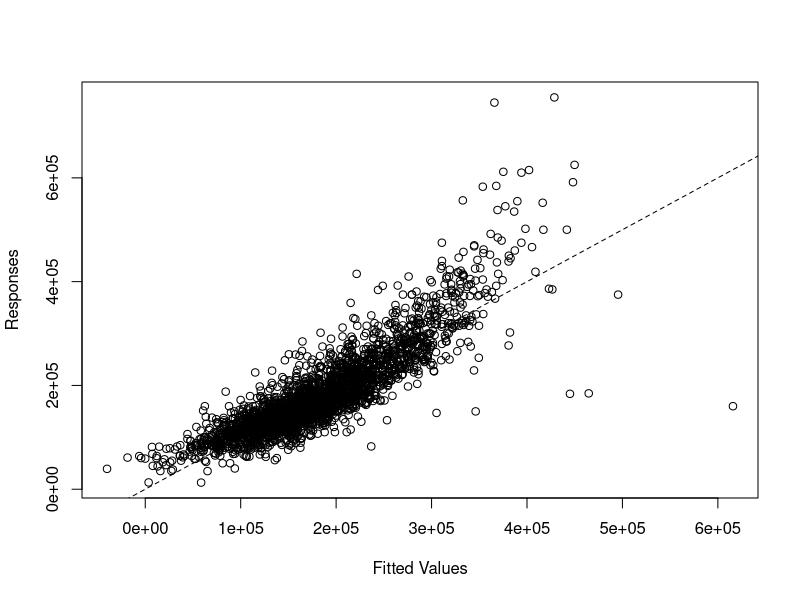
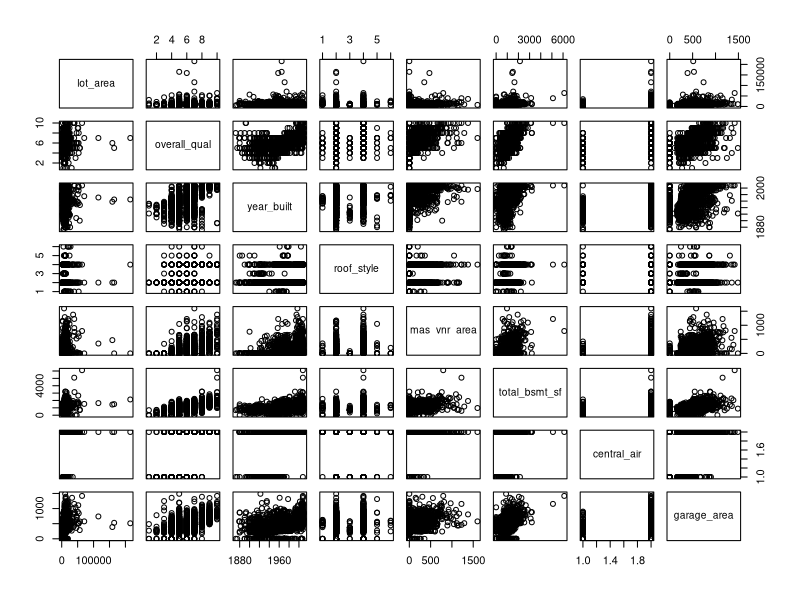
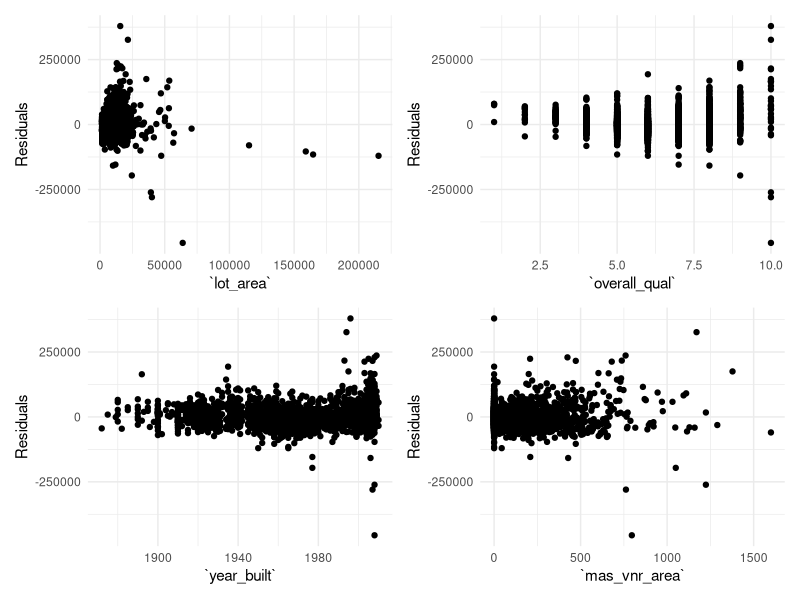
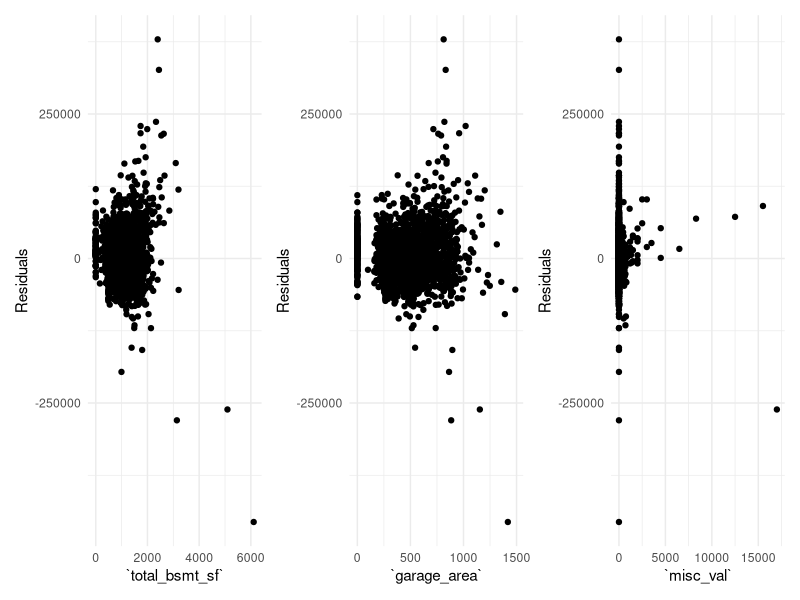
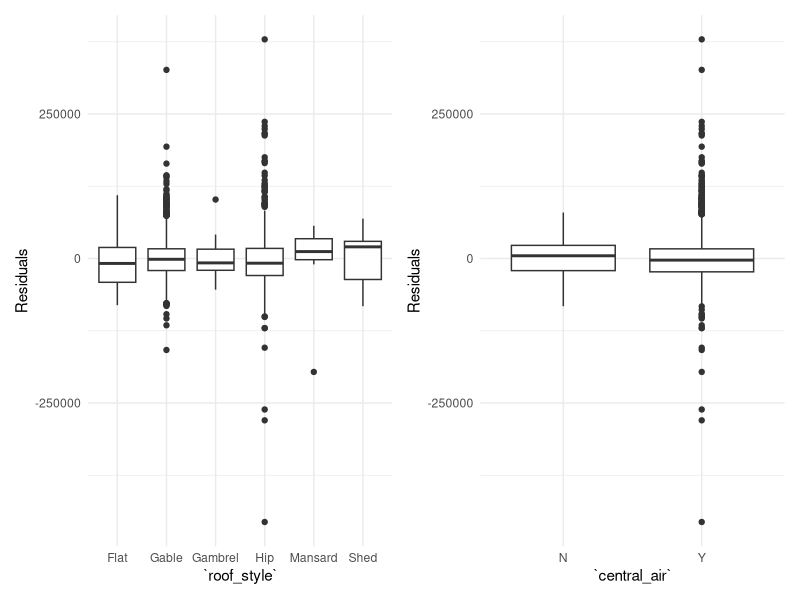
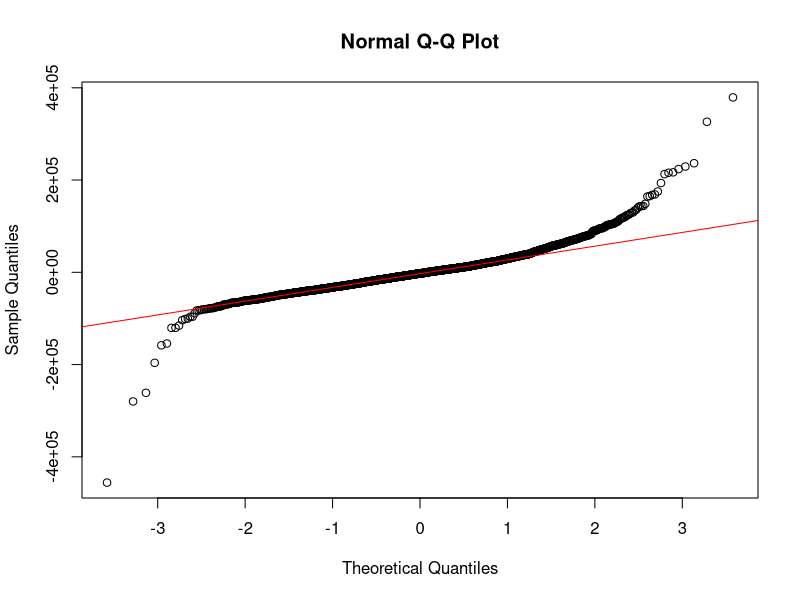

Generate these figures, in order, with R:
## ---- chunk 1
#| include: false
#| warning: false
#| message: false

library(tidyverse)
library(knitr)
library(patchwork)
library(car)
library(leaps)
library(MASS)
## ---- chunk 2
#| include: false
#| warning: false
#| message: false

# Read Data
data <- read_csv(here::here("data", "cleaned_data.csv"))
## ---- chunk 3
#| include: false
#| warning: false
#| message: false

# Fit Model 1
model1 <- lm(sale_price ~
               lot_area + overall_qual + year_built + roof_style +
               mas_vnr_area + total_bsmt_sf + central_air + garage_area +
               misc_val, data = data)

# Take out Fitted Values and Residuals
fit1 <- fitted(model1)
res1 <- resid(model1)
## ---- chunk 4
#| include: false
#| warning: false
#| message: false

# Remove Categorical Predictors
box_cox_data <- data |>
  dplyr::select(-roof_style, -central_air, -mas_vnr_area, -misc_val) |>
  filter_all(all_vars(. != 0))

# Get Suitable Powers
summary(powerTransform(cbind(box_cox_data[, 1:6])))

# Do Box-Cox Transformation
new_data <- data |>
  dplyr::select(-roof_style, -central_air) |>
  mutate(sale_price = log(sale_price),
         lot_area = log(lot_area),
         overall_qual = overall_qual ^ 0.8,
         year_built = year_built ^ 34,
         mas_vnr_area = sqrt(mas_vnr_area),
         total_bsmt_sf = total_bsmt_sf ^ 0.33,
         garage_area = garage_area ^ 0.25,
         misc_val = sqrt(misc_val))

# Fit Model 2
model2 <- lm(sale_price ~
               lot_area + overall_qual + year_built + mas_vnr_area +
               total_bsmt_sf + garage_area + misc_val, data = new_data)
## ---- chunk 5
#| include: false
#| warning: false
#| message: false

# Show Hypothesis Testing Result
summary(model2)
## ---- chunk 6
#| include: false
#| warning: false
#| message: false

# Do All-Subsets Selection
summary(regsubsets(sale_price ~ lot_area + overall_qual + year_built +
                     mas_vnr_area + total_bsmt_sf + garage_area + misc_val,
                   data = new_data, nbest = 1, nvmax = 7))

# Build the Models
model_A <- lm(sale_price ~ overall_qual, data = new_data)
model_B <- lm(sale_price ~ overall_qual + lot_area, data = new_data)
model_C <- lm(sale_price ~ overall_qual + lot_area + year_built,
              data = new_data)
model_D <- lm(sale_price ~ overall_qual + lot_area + year_built +
                total_bsmt_sf, data = new_data)
model_E <- lm(sale_price ~ overall_qual + lot_area + year_built +
                total_bsmt_sf + garage_area, data = new_data)
model_F <- lm(sale_price ~ overall_qual + lot_area + year_built +
                total_bsmt_sf + garage_area + mas_vnr_area, data = new_data)

# Get n and p
n <- nrow(new_data)
p_A <- length(coef(model_A)) - 1
p_B <- length(coef(model_B)) - 1
p_C <- length(coef(model_C)) - 1
p_D <- length(coef(model_D)) - 1
p_E <- length(coef(model_E)) - 1
p_F <- length(coef(model_F)) - 1
p2 <- length(coef(model2)) - 1

# Summarize the Criteria
summary_table <- 
  data.frame(Model = c("Model A", "Model B", "Model C", "Model D",
                       "Model E", "Model F","Model G"),
             R2 = c(summary(model_A)$adj.r.squared,
                    summary(model_B)$adj.r.squared,
                    summary(model_C)$adj.r.squared,
                    summary(model_D)$adj.r.squared,
                    summary(model_E)$adj.r.squared,
                    summary(model_F)$adj.r.squared,
                    summary(model2)$adj.r.squared),
             AIC = c(extractAIC(model_A, k = 2)[2],
                     extractAIC(model_B, k = 2)[2],
                     extractAIC(model_C, k = 2)[2],
                     extractAIC(model_D, k = 2)[2],
                     extractAIC(model_E, k = 2)[2],
                     extractAIC(model_F, k = 2)[2],
                     extractAIC(model2, k = 2)[2]),
             AIC_c = c(extractAIC(model_A, k = 2)[2] +
                         2 * (p_A + 2) * (p_A + 3) / (n - p_A - 1),
                       extractAIC(model_B, k = 2)[2] +
                         2 * (p_B + 2) * (p_B + 3) / (n - p_B - 1),
                       extractAIC(model_C, k = 2)[2] +
                         2 * (p_C + 2) * (p_C + 3) / (n - p_C - 1),
                       extractAIC(model_D, k = 2)[2] +
                         2 * (p_D + 2) * (p_D + 3) / (n - p_D - 1),
                       extractAIC(model_E, k = 2)[2] +
                         2 * (p_E + 2) * (p_E + 3) / (n - p_E - 1),
                       extractAIC(model_F, k = 2)[2] +
                         2 * (p_F + 2) * (p_F + 3) / (n - p_F - 1),
                       extractAIC(model2, k = 2)[2] +
                         2 * (p2 + 2) * (p2 + 3) / (n - p2 - 1)),
             BIC = c(extractAIC(model_A, k = log(n))[2],
                     extractAIC(model_B, k = log(n))[2],
                     extractAIC(model_C, k = log(n))[2],
                     extractAIC(model_D, k = log(n))[2],
                     extractAIC(model_E, k = log(n))[2],
                     extractAIC(model_F, k = log(n))[2],
                     extractAIC(model2, k = log(n))[2]),
             VIF = c(0, max(vif(model_B)), max(vif(model_C)),
                     max(vif(model_D)), max(vif(model_E)),
                     max(vif(model_F)), max(vif(model2))))

# Round the Values
summary_table <- summary_table |>
  mutate(across(where(is.numeric), ~ round(., 2)))
## ---- chunk 7
#| include: false
#| warning: false
#| message: false

# Do Stepwise Selection
stepAIC(lm(sale_price ~ ., data = new_data, direction = "both", k = 2))
## ---- chunk 8
#| label: tbl-subset
#| tbl-cap: Criteria for Model of Each Size
#| echo: false
#| warning: false
#| message: false

# Show the Table
kable(summary_table,
      col.names = c("Model", "R^2_{adj}", "AIC",
                    "AIC_c", "BIC", "VIF_{max}"))
## ---- chunk 9
#| label: fig-fit-resp
#| fig-cap: Responses vs. Fitted Values
#| echo: false
#| warning: false
#| message: false

# Plot responses against fitted values
plot(x = fit1, y = data$sale_price,
     xlab = "Fitted Values",
     ylab = "Responses")

abline(a = 0, b = 1, lty = 2)
## ---- chunk 10
#| label: fig-pair
#| fig-cap: Pairwise Scatterplots of Predictors
#| echo: false
#| warning: false
#| message: false

# Convert variables to factors
data$central_air <- as.factor(data$central_air)
data$roof_style <- as.factor(data$roof_style)

# Plot predictors against each other
pairs(data[, 2:9])
## ---- chunk 11
#| label: fig-res-1
#| fig-cap: Residuals vs. Observation - I
#| echo: false
#| warning: false
#| message: false

# Plot residuals against `lot_area`
graph1 <- ggplot(data, aes(x = lot_area, y = res1)) +
  geom_point() +
  xlab("`lot_area`") +
  ylab("Residuals") +
  theme_minimal()

# Plot residuals against `overall_qual`
graph2 <- ggplot(data, aes(x = overall_qual, y = res1)) +
  geom_point() +
  xlab("`overall_qual`") +
  ylab("Residuals") +
  theme_minimal()

# Plot residuals against `year_built`
graph3 <- ggplot(data, aes(x = year_built, y = res1)) +
  geom_point() +
  xlab("`year_built`") +
  ylab("Residuals") +
  theme_minimal()

# Plot residuals against `mas_vnr_area`
graph4 <- ggplot(data, aes(x = mas_vnr_area, y = res1)) +
  geom_point() +
  xlab("`mas_vnr_area`") +
  ylab("Residuals") +
  theme_minimal()

# Show 4 residual plots together
graph1 + graph2 + graph3 + graph4
## ---- chunk 12
#| label: fig-res-2
#| fig-cap: Residuals vs. Observation - II
#| echo: false
#| warning: false
#| message: false

# Plot residuals against `total_bsmt_sf`
graph5 <- ggplot(data, aes(x = total_bsmt_sf, y = res1)) +
  geom_point() +
  xlab("`total_bsmt_sf`") +
  ylab("Residuals") +
  theme_minimal()

# Plot residuals against `garage_area`
graph6 <- ggplot(data, aes(x = garage_area, y = res1)) +
  geom_point() +
  xlab("`garage_area`") +
  ylab("Residuals") +
  theme_minimal()

# Plot residuals against `misc_val`
graph7 <- ggplot(data, aes(x = misc_val, y = res1)) +
  geom_point() +
  xlab("`misc_val`") +
  ylab("Residuals") +
  theme_minimal()

# Show 3 residual plots together
graph5 + graph6 + graph7
## ---- chunk 13
#| label: fig-res-3
#| fig-cap: Residuals vs. Observation - III
#| echo: false
#| warning: false
#| message: false

# Plot residuals against `roof_style`
graph8 <- ggplot(data, aes(x = roof_style, y = res1)) +
  geom_boxplot() +
  xlab("`roof_style`") +
  ylab("Residuals") +
  theme_minimal()

# Plot residuals against `central_air`
graph9 <- ggplot(data, aes(x = central_air, y = res1)) +
  geom_boxplot() +
  xlab("`central_air`") +
  ylab("Residuals") +
  theme_minimal()

# Show 2 boxplots together
graph8 + graph9
## ---- chunk 14
#| label: fig-qq
#| fig-cap: Q-Q Plot
#| echo: false
#| warning: false
#| message: false

# Plot the Q-Q plot
qqnorm(res1)
qqline(res1, col = "red")
